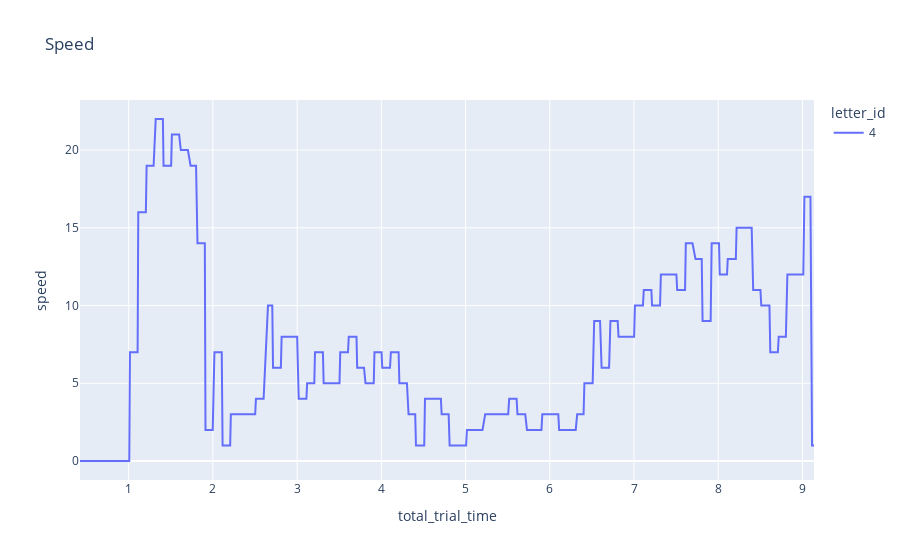

The notebook cell saved with this chart:
### Code cell
#ySmoothedSpeed = uniform_filter1d(df_to_plot["speed"], size=10)
fig = px.line(df_to_plot, x="total_trial_time", y='speed', title='Speed', color="letter_id")
fig.show()

### Figure 1 — Plotly figure (JSON) as saved in the notebook; plotly's stock layout.template omitted (floating-point values rounded to 4 significant figures; data arrays with more than 128 entries replaced by an {"elided": "..."} marker saying what was removed)
{"data": [{"hovertemplate": "letter_id=4<br>total_trial_time=%{x}<br>speed=%{y}<extra></extra>", "legendgroup": "4", "line": {"color": "#636efa", "dash": "solid"}, "mode": "lines", "name": "4", "orientation": "v", "showlegend": true, "type": "scatter", "x": {"elided": "733 float values"}, "xaxis": "x", "y": {"elided": "733 int values"}, "yaxis": "y"}], "layout": {"legend": {"title": {"text": "letter_id"}, "tracegroupgap": 0}, "title": {"text": "Speed"}, "xaxis": {"anchor": "y", "domain": [0, 1], "title": {"text": "total_trial_time"}}, "yaxis": {"anchor": "x", "domain": [0, 1], "title": {"text": "speed"}}}}
